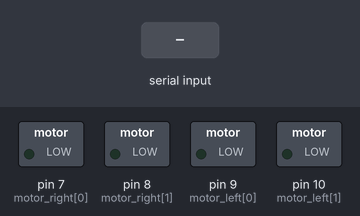
The sketch below on a simulated Arduino Uno, built with avr-gcc and run on an emulated ATmega328P. On the bench: switched loads named in the sketch (green lamp = pin HIGH). Inputs (shaded band) come from the test bench. What the sketch prints to the serial monitor is not drawn.

Above: at 1.2 s.
1.3 s: "B" received over Serial
At 1.8 s:
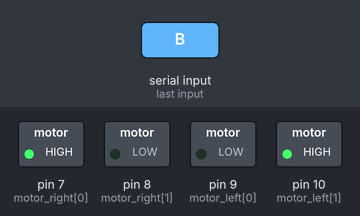
3.9 s: "D" received over Serial
At 4.7 s:
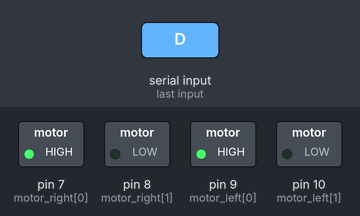
6.5 s: "E" received over Serial
At 7.0 s:
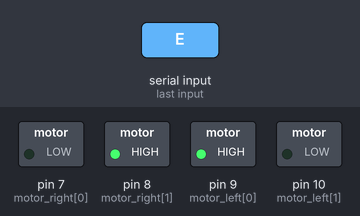
8.6 s: "G" received over Serial
At 9.5 s:
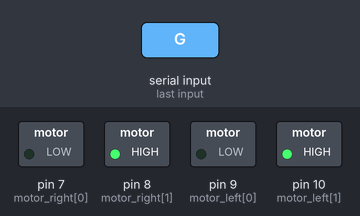
Timing chart, 0 to 11.6 s (numbered marks = the images above; inputs shaded):
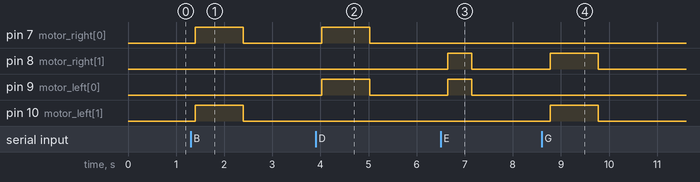

Measured:
- after the input at 1.3 s, pin 7 (motor_right[0]), pin 10 (motor_left[1]): LOW → HIGH after 0.10 s, → LOW 1.0 s later
- after the input at 3.9 s, pin 7 (motor_right[0]), pin 9 (motor_left[0]): LOW → HIGH after 0.13 s, → LOW 1.0 s later
- after the input at 6.5 s, pin 8 (motor_right[1]), pin 9 (motor_left[0]): LOW → HIGH after 0.15 s, → LOW 0.50 s later
- after the input at 8.6 s, pin 8 (motor_right[1]), pin 10 (motor_left[1]): LOW → HIGH after 0.18 s, → LOW 1.0 s later

The sketch:

FIRMWARE_ARANIA.ino
```cpp
#define TIEMPO90 1000
#define TIEMPO45 500
#define TIEMPOAVANCE 1000


// --------------------------------------------------------------------------- Motors
int motor_left[] = {9, 10};
int motor_right[] = {7, 8};

//-----------------------------------------Variables Ultrasonico
const int pinecho = 11;
const int pintrigger = 12;


void setup() {
  Serial.begin(9600);

  pinMode(motor_left[0], OUTPUT);
  pinMode(motor_left[1], OUTPUT);
  pinMode(motor_right[0], OUTPUT);
  pinMode(motor_right[1], OUTPUT);

  //Configuracion pines de ultrasonico
  pinMode(pinecho, INPUT);
  pinMode(pintrigger, OUTPUT);
}


char dato;
void loop() {


  if(Serial.available()){
     dato = Serial.read();

    switch(dato){
      case 'B':
              turn_left();
              delay(TIEMPO90);
              motor_stop();
              Serial.write((byte)1);
              break;
      case 'C':
              turn_left();
              delay(TIEMPO45);
              motor_stop();
              Serial.write((byte)1);
              break;
      case 'D':
              drive_forward();
              delay(TIEMPOAVANCE);
              motor_stop();
              Serial.write((byte)1);
              break;
      case 'E':
              turn_right();
              delay(TIEMPO45);
              motor_stop();
              Serial.write((byte)1);
              break;
      case 'F':
              turn_right();
              delay(TIEMPO90);
              motor_stop();
              Serial.write((byte)1);
              break;
      case 'G':
              drive_backward();
              delay(TIEMPOAVANCE);
              motor_stop();
              Serial.write((byte)1);
              break;
      case 'H':
              Serial.write((byte)getDistancia());
              break;
    }

  }

  delay(200);

}

// --------------------------------------------------------------------------- Drive

void motor_stop(){
digitalWrite(motor_left[0], LOW);
digitalWrite(motor_left[1], LOW);

digitalWrite(motor_right[0], LOW);
digitalWrite(motor_right[1], LOW);
delay(25);
}

void drive_forward(){
digitalWrite(motor_left[0], HIGH);
digitalWrite(motor_left[1], LOW);

digitalWrite(motor_right[0], HIGH);
digitalWrite(motor_right[1], LOW);
}

void drive_backward(){
digitalWrite(motor_left[0], LOW);
digitalWrite(motor_left[1], HIGH);

digitalWrite(motor_right[0], LOW);
digitalWrite(motor_right[1], HIGH);
}

void turn_left(){
digitalWrite(motor_left[0], LOW);
digitalWrite(motor_left[1], HIGH);

digitalWrite(motor_right[0], HIGH);
digitalWrite(motor_right[1], LOW);
}

void turn_right(){
digitalWrite(motor_left[0], HIGH);
digitalWrite(motor_left[1], LOW);

digitalWrite(motor_right[0], LOW);
digitalWrite(motor_right[1], HIGH);
}

unsigned int tiempo;
int getDistancia(){

  digitalWrite(pintrigger, LOW);
  delayMicroseconds(2);
  digitalWrite(pintrigger, HIGH);
  // EL PULSO DURA AL MENOS 10 uS EN ESTADO ALTO
  delayMicroseconds(10);
  digitalWrite(pintrigger, LOW);

  // MEDIR EL TIEMPO EN ESTADO ALTO DEL PIN "ECHO" EL PULSO ES PROPORCIONAL A LA DISTANCIA MEDIDA
  tiempo = pulseIn(pinecho, HIGH);

  // LA VELOCIDAD DEL SONIDO ES DE 340 M/S O 29 MICROSEGUNDOS POR CENTIMETRO
  // DIVIDIMOS EL TIEMPO DEL PULSO ENTRE 58, TIEMPO QUE TARDA RECORRER IDA Y VUELTA UN CENTIMETRO LA ONDA SONORA
  return tiempo / 58;
}
```
